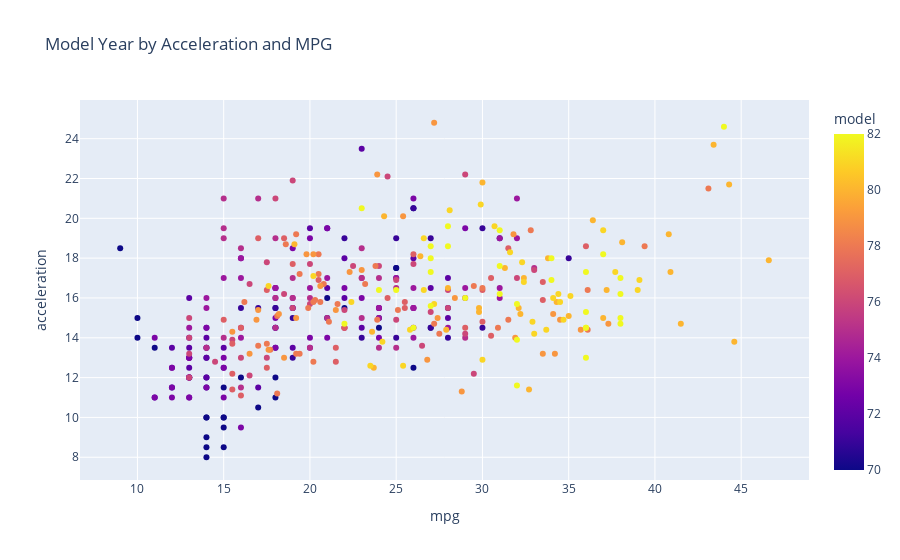

The notebook cell this image was saved under:
### Code cell
fig = px.scatter(df3,title='Model Year by Acceleration and MPG', x='mpg', y='acceleration', color='model', hover_data=['vehicle name'])
fig.show()

### Figure 1 — Plotly figure (JSON) as saved in the notebook; plotly's stock layout.template omitted (floating-point values rounded to 4 significant figures; data arrays with more than 128 entries replaced by an {"elided": "..."} marker saying what was removed)
{"data": [{"customdata": {"elided": "398x1 str values"}, "hovertemplate": "mpg=%{x}<br>acceleration=%{y}<br>vehicle name=%{customdata[0]}<br>model=%{marker.color}<extra></extra>", "legendgroup": "", "marker": {"color": {"elided": "398 int values"}, "coloraxis": "coloraxis", "symbol": "circle"}, "mode": "markers", "name": "", "orientation": "v", "showlegend": false, "type": "scatter", "x": {"elided": "398 float values"}, "xaxis": "x", "y": {"elided": "398 float values"}, "yaxis": "y"}], "layout": {"coloraxis": {"colorbar": {"title": {"text": "model"}}, "colorscale": [[0, "#0d0887"], [0.1111, "#46039f"], [0.2222, "#7201a8"], [0.3333, "#9c179e"], [0.4444, "#bd3786"], [0.5556, "#d8576b"], [0.6667, "#ed7953"], [0.7778, "#fb9f3a"], [0.8889, "#fdca26"], [1, "#f0f921"]]}, "legend": {"tracegroupgap": 0}, "title": {"text": "Model Year by Acceleration and MPG"}, "xaxis": {"anchor": "y", "domain": [0, 1], "title": {"text": "mpg"}}, "yaxis": {"anchor": "x", "domain": [0, 1], "title": {"text": "acceleration"}}}}
